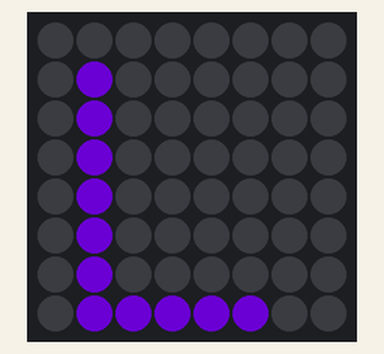
Bench run of a program on a simulated Raspberry Pi (BCM pin numbers) with a Sense HAT. Shown: the Sense HAT's 8×8 RGB LED matrix. Dim RGB values are drawn brighter than linear; random numbers come from a fixed seed. At 5.0 s the program stops and its outputs stay as they are.

Above: at 0.1 s.
At 1.1 s:
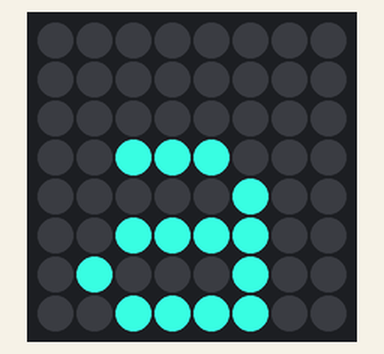
At 2.1 s:
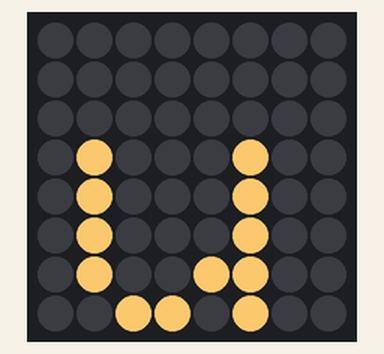
At 3.1 s:
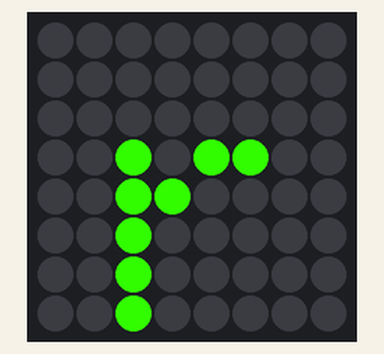
At 4.1 s:
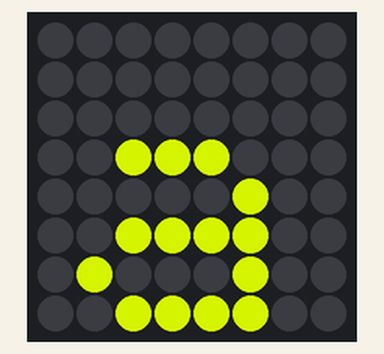

The program:

sensehat_letter_Laura_randomcolor.py
```python
from sense_hat import SenseHat
from time import sleep
from random import randint

sense = SenseHat()

red = (255, 0, 0)
green = (0, 255, 0)
blue = (0, 0, 255)
white = (255, 255, 255)
yellow = (255, 255, 0)

# Generate a random colour
def pick_random_colour():   # Define a function named pick_random_colour.
    random_red = randint(0, 255)    # Assign the variable random_red with a any
                                    # integer value from 0 up to 254.
    random_green = randint(0, 255)  # Assign the variable random_green with any
                                    # integer from 0 up to 254.
    random_blue = randint(0, 255)   # Assign the variable random_blue with a
                                    # any integer from 0 up to 254.
    return (random_red, random_green, random_blue)  # Get the random integer
                                                    # obtained from the three
                                                    # variables and return to the
                                                    # pick_random_colour function.

sense.show_letter("L", pick_random_colour())
sleep(1)
sense.show_letter("a", pick_random_colour())
sleep(1)
sense.show_letter("u", pick_random_colour())
sleep(1)
sense.show_letter("r", pick_random_colour())
sleep(1)
sense.show_letter("a", pick_random_colour())
sleep(1)

sense.clear()
```

Measured:
- what the display in image 1 shows lasts 1.0 s, from 1.0 s to 2.0 s
